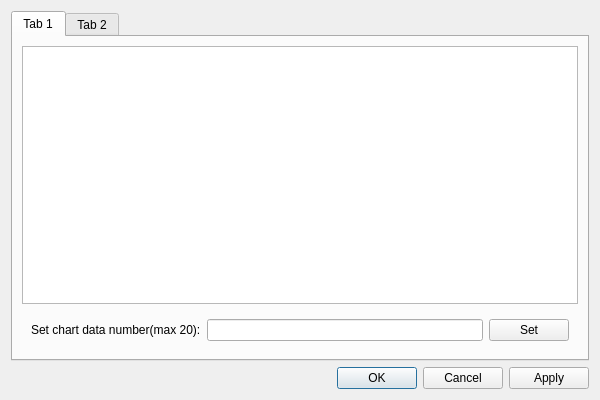
<?xml version="1.0" encoding="UTF-8"?>
<ui version="4.0">
 <class>SetValueDialog</class>
 <widget class="QDialog" name="SetValueDialog">
  <property name="geometry">
   <rect>
    <x>0</x>
    <y>0</y>
    <width>600</width>
    <height>400</height>
   </rect>
  </property>
  <property name="windowTitle">
   <string>Set</string>
  </property>
  <layout class="QVBoxLayout" name="verticalLayout">
   <item>
    <widget class="QTabWidget" name="tabWidget">
     <property name="currentIndex">
      <number>0</number>
     </property>
     <widget class="QWidget" name="tab_value">
      <attribute name="title">
       <string>Tab 1</string>
      </attribute>
      <layout class="QVBoxLayout" name="verticalLayout_2">
       <item>
        <widget class="QTableWidget" name="tableWidget"/>
       </item>
       <item>
        <widget class="QWidget" name="widget" native="true">
         <layout class="QHBoxLayout" name="horizontalLayout">
          <item>
           <widget class="QLabel" name="label">
            <property name="text">
             <string>Set chart data number(max 20):</string>
            </property>
           </widget>
          </item>
          <item>
           <widget class="QLineEdit" name="lineEdit_chert_num"/>
          </item>
          <item>
           <widget class="QPushButton" name="pushButton_set_chert">
            <property name="text">
             <string>Set</string>
            </property>
           </widget>
          </item>
         </layout>
        </widget>
       </item>
      </layout>
     </widget>
     <widget class="QWidget" name="tab_set">
      <attribute name="title">
       <string>Tab 2</string>
      </attribute>
      <widget class="QWidget" name="">
       <property name="geometry">
        <rect>
         <x>31</x>
         <y>31</y>
         <width>239</width>
         <height>166</height>
        </rect>
       </property>
       <layout class="QVBoxLayout" name="verticalLayout_3">
        <item>
         <layout class="QHBoxLayout" name="horizontalLayout_2">
          <item>
           <widget class="QLabel" name="label_2">
            <property name="text">
             <string>Refresh rate:</string>
            </property>
           </widget>
          </item>
          <item>
           <widget class="QLineEdit" name="lineEdit_ref_rate"/>
          </item>
          <item>
           <widget class="QLabel" name="label_3">
            <property name="text">
             <string>ms</string>
            </property>
           </widget>
          </item>
         </layout>
        </item>
        <item>
         <spacer name="verticalSpacer">
          <property name="orientation">
           <enum>Qt::Vertical</enum>
          </property>
          <property name="sizeHint" stdset="0">
           <size>
            <width>234</width>
            <height>13</height>
           </size>
          </property>
         </spacer>
        </item>
        <item>
         <layout class="QHBoxLayout" name="horizontalLayout_3">
          <item>
           <widget class="QLabel" name="label_4">
            <property name="text">
             <string>yAxis1 name:</string>
            </property>
           </widget>
          </item>
          <item>
           <widget class="QLineEdit" name="lineEdit_yAxis1"/>
          </item>
         </layout>
        </item>
        <item>
         <spacer name="verticalSpacer_2">
          <property name="orientation">
           <enum>Qt::Vertical</enum>
          </property>
          <property name="sizeHint" stdset="0">
           <size>
            <width>234</width>
            <height>13</height>
           </size>
          </property>
         </spacer>
        </item>
        <item>
         <layout class="QHBoxLayout" name="horizontalLayout_4">
          <item>
           <widget class="QLabel" name="label_5">
            <property name="text">
             <string>yAxis2 name:</string>
            </property>
           </widget>
          </item>
          <item>
           <widget class="QLineEdit" name="lineEdit_yAxis2"/>
          </item>
         </layout>
        </item>
        <item>
         <spacer name="verticalSpacer_3">
          <property name="orientation">
           <enum>Qt::Vertical</enum>
          </property>
          <property name="sizeHint" stdset="0">
           <size>
            <width>20</width>
            <height>18</height>
           </size>
          </property>
         </spacer>
        </item>
        <item>
         <layout class="QHBoxLayout" name="horizontalLayout_5">
          <item>
           <widget class="QLabel" name="label_6">
            <property name="text">
             <string>query mode:</string>
            </property>
           </widget>
          </item>
          <item>
           <widget class="QCheckBox" name="checkBox_query_mode">
            <property name="text">
             <string>only mode</string>
            </property>
           </widget>
          </item>
         </layout>
        </item>
       </layout>
      </widget>
     </widget>
    </widget>
   </item>
   <item>
    <widget class="QDialogButtonBox" name="buttonBox">
     <property name="orientation">
      <enum>Qt::Horizontal</enum>
     </property>
     <property name="standardButtons">
      <set>QDialogButtonBox::Apply|QDialogButtonBox::Cancel|QDialogButtonBox::Ok</set>
     </property>
    </widget>
   </item>
  </layout>
 </widget>
 <resources/>
 <connections>
  <connection>
   <sender>buttonBox</sender>
   <signal>accepted()</signal>
   <receiver>SetValueDialog</receiver>
   <slot>accept()</slot>
   <hints>
    <hint type="sourcelabel">
     <x>248</x>
     <y>254</y>
    </hint>
    <hint type="destinationlabel">
     <x>157</x>
     <y>274</y>
    </hint>
   </hints>
  </connection>
  <connection>
   <sender>buttonBox</sender>
   <signal>rejected()</signal>
   <receiver>SetValueDialog</receiver>
   <slot>reject()</slot>
   <hints>
    <hint type="sourcelabel">
     <x>316</x>
     <y>260</y>
    </hint>
    <hint type="destinationlabel">
     <x>286</x>
     <y>274</y>
    </hint>
   </hints>
  </connection>
 </connections>
</ui>
